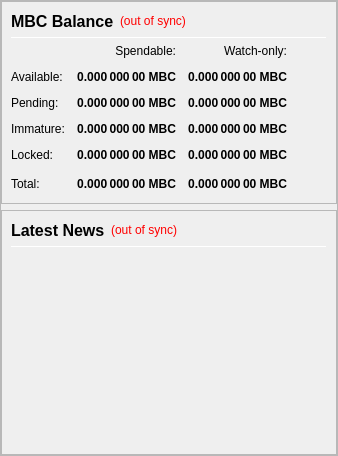
                <widget class="QFrame" name="frameObfuscation">
                 <property name="minimumSize">
                  <size>
                   <width>0</width>
                   <height>0</height>
                  </size>
                 </property>
                 <property name="frameShape">
                  <enum>QFrame::StyledPanel</enum>
                 </property>
                 <property name="frameShadow">
                  <enum>QFrame::Raised</enum>
                 </property>
                 <layout class="QVBoxLayout" name="verticalLayout" stretch="0,0">
                  <property name="leftMargin">
                   <number>0</number>
                  </property>
                  <property name="topMargin">
                   <number>0</number>
                  </property>
                  <property name="rightMargin">
                   <number>0</number>
                  </property>
                  <property name="bottomMargin">
                   <number>0</number>
                  </property>
                  <item>
                   <widget class="QFrame" name="frame_Balances">
                    <property name="frameShape">
                     <enum>QFrame::StyledPanel</enum>
                    </property>
                    <property name="frameShadow">
                     <enum>QFrame::Raised</enum>
                    </property>
                    <layout class="QVBoxLayout" name="verticalLayout_2">
                     <item>
                      <layout class="QHBoxLayout" name="horizontalLayout_4">
                       <item>
                        <widget class="QLabel" name="label_5">
                         <property name="minimumSize">
                          <size>
                           <width>0</width>
                           <height>20</height>
                          </size>
                         </property>
                         <property name="font">
                          <font>
                           <pointsize>12</pointsize>
                           <weight>75</weight>
                           <bold>true</bold>
                          </font>
                         </property>
                         <property name="text">
                          <string>MBC Balance</string>
                         </property>
                        </widget>
                       </item>
                       <item>
                        <widget class="QLabel" name="labelWalletStatus">
                         <property name="cursor">
                          <cursorShape>WhatsThisCursor</cursorShape>
                         </property>
                         <property name="toolTip">
                          <string>The displayed information may be out of date. Your wallet automatically synchronizes with the KYD network after a connection is established, but this process has not completed yet.</string>
                         </property>
                         <property name="styleSheet">
                          <string notr="true">QLabel { color: red; }</string>
                         </property>
                         <property name="text">
                          <string notr="true">(out of sync)</string>
                         </property>
                         <property name="alignment">
                          <set>Qt::AlignLeading|Qt::AlignLeft|Qt::AlignVCenter</set>
                         </property>
                        </widget>
                       </item>
                       <item>
                        <spacer name="horizontalSpacer_Balance_1">
                         <property name="orientation">
                          <enum>Qt::Horizontal</enum>
                         </property>
                         <property name="sizeHint" stdset="0">
                          <size>
                           <width>40</width>
                           <height>20</height>
                          </size>
                         </property>
                        </spacer>
                       </item>
                      </layout>
                     </item>
                     <item>
                      <widget class="Line" name="line_Balance">
                       <property name="minimumSize">
                        <size>
                         <width>0</width>
                         <height>1</height>
                        </size>
                       </property>
                       <property name="maximumSize">
                        <size>
                         <width>16777215</width>
                         <height>1</height>
                        </size>
                       </property>
                       <property name="orientation">
                        <enum>Qt::Horizontal</enum>
                       </property>
                      </widget>
                     </item>
                     <item>
                      <layout class="QGridLayout" name="gridLayout">
                       <property name="spacing">
                        <number>12</number>
                       </property>
                       <item row="0" column="1">
                        <widget class="QLabel" name="labelSpendable">
                         <property name="text">
                          <string>Spendable:</string>
                         </property>
                         <property name="alignment">
                          <set>Qt::AlignRight|Qt::AlignTrailing|Qt::AlignVCenter</set>
                         </property>
                        </widget>
                       </item>
                       <item row="0" column="2">
                        <widget class="QLabel" name="labelWatchonly">
                         <property name="text">
                          <string>Watch-only:</string>
                         </property>
                         <property name="alignment">
                          <set>Qt::AlignRight|Qt::AlignTrailing|Qt::AlignVCenter</set>
                         </property>
                        </widget>
                       </item>
                       <item row="1" column="0">
                        <widget class="QLabel" name="labelBalanceText">
                         <property name="text">
                          <string>Available:</string>
                         </property>
                        </widget>
                       </item>
                       <item row="1" column="1">
                        <widget class="QLabel" name="labelBalance">
                         <property name="font">
                          <font>
                           <weight>75</weight>
                           <bold>true</bold>
                          </font>
                         </property>
                         <property name="cursor">
                          <cursorShape>IBeamCursor</cursorShape>
                         </property>
                         <property name="toolTip">
                          <string>Your current spendable balance</string>
                         </property>
                         <property name="text">
                          <string notr="true">0.000 000 00 MBC</string>
                         </property>
                         <property name="alignment">
                          <set>Qt::AlignRight|Qt::AlignTrailing|Qt::AlignVCenter</set>
                         </property>
                         <property name="textInteractionFlags">
                          <set>Qt::LinksAccessibleByMouse|Qt::TextSelectableByKeyboard|Qt::TextSelectableByMouse</set>
                         </property>
                        </widget>
                       </item>
                       <item row="1" column="2">
                        <widget class="QLabel" name="labelWatchAvailable">
                         <property name="font">
                          <font>
                           <weight>75</weight>
                           <bold>true</bold>
                          </font>
                         </property>
                         <property name="cursor">
                          <cursorShape>IBeamCursor</cursorShape>
                         </property>
                         <property name="toolTip">
                          <string>Your current balance in watch-only addresses</string>
                         </property>
                         <property name="text">
                          <string notr="true">0.000 000 00 MBC</string>
                         </property>
                         <property name="alignment">
                          <set>Qt::AlignRight|Qt::AlignTrailing|Qt::AlignVCenter</set>
                         </property>
                         <property name="textInteractionFlags">
                          <set>Qt::LinksAccessibleByMouse|Qt::TextSelectableByKeyboard|Qt::TextSelectableByMouse</set>
                         </property>
                        </widget>
                       </item>
                       <item row="2" column="0">
                        <widget class="QLabel" name="labelPendingText">
                         <property name="text">
                          <string>Pending:</string>
                         </property>
                        </widget>
                       </item>
                       <item row="2" column="1">
                        <widget class="QLabel" name="labelUnconfirmed">
                         <property name="font">
                          <font>
                           <weight>75</weight>
                           <bold>true</bold>
                          </font>
                         </property>
                         <property name="cursor">
                          <cursorShape>IBeamCursor</cursorShape>
                         </property>
                         <property name="toolTip">
                          <string>Total of transactions that have yet to be confirmed, and do not yet count toward the spendable balance</string>
                         </property>
                         <property name="text">
                          <string notr="true">0.000 000 00 MBC</string>
                         </property>
                         <property name="alignment">
                          <set>Qt::AlignRight|Qt::AlignTrailing|Qt::AlignVCenter</set>
                         </property>
                         <property name="textInteractionFlags">
                          <set>Qt::LinksAccessibleByMouse|Qt::TextSelectableByKeyboard|Qt::TextSelectableByMouse</set>
                         </property>
                        </widget>
                       </item>
                       <item row="2" column="2">
                        <widget class="QLabel" name="labelWatchPending">
                         <property name="font">
                          <font>
                           <weight>75</weight>
                           <bold>true</bold>
                          </font>
                         </property>
                         <property name="cursor">
                          <cursorShape>IBeamCursor</cursorShape>
                         </property>
                         <property name="toolTip">
                          <string>Unconfirmed transactions to watch-only addresses</string>
                         </property>
                         <property name="text">
                          <string notr="true">0.000 000 00 MBC</string>
                         </property>
                         <property name="alignment">
                          <set>Qt::AlignRight|Qt::AlignTrailing|Qt::AlignVCenter</set>
                         </property>
                         <property name="textInteractionFlags">
                          <set>Qt::LinksAccessibleByMouse|Qt::TextSelectableByKeyboard|Qt::TextSelectableByMouse</set>
                         </property>
                        </widget>
                       </item>
                       <item row="3" column="0">
                        <widget class="QLabel" name="labelImmatureText">
                         <property name="text">
                          <string>Immature:</string>
                         </property>
                        </widget>
                       </item>
                       <item row="3" column="1">
                        <widget class="QLabel" name="labelImmature">
                         <property name="font">
                          <font>
                           <weight>75</weight>
                           <bold>true</bold>
                          </font>
                         </property>
                         <property name="cursor">
                          <cursorShape>IBeamCursor</cursorShape>
                         </property>
                         <property name="toolTip">
                          <string>Staked or masternode rewards that has not yet matured</string>
                         </property>
                         <property name="text">
                          <string notr="true">0.000 000 00 MBC</string>
                         </property>
                         <property name="alignment">
                          <set>Qt::AlignRight|Qt::AlignTrailing|Qt::AlignVCenter</set>
                         </property>
                         <property name="textInteractionFlags">
                          <set>Qt::LinksAccessibleByMouse|Qt::TextSelectableByKeyboard|Qt::TextSelectableByMouse</set>
                         </property>
                        </widget>
                       </item>
                       <item row="3" column="2">
                        <widget class="QLabel" name="labelWatchImmature">
                         <property name="font">
                          <font>
                           <weight>75</weight>
                           <bold>true</bold>
                          </font>
                         </property>
                         <property name="cursor">
                          <cursorShape>IBeamCursor</cursorShape>
                         </property>
                         <property name="toolTip">
                          <string>Staked or masternode rewards in watch-only addresses that has not yet matured</string>
                         </property>
                         <property name="text">
                          <string notr="true">0.000 000 00 MBC</string>
                         </property>
                         <property name="alignment">
                          <set>Qt::AlignRight|Qt::AlignTrailing|Qt::AlignVCenter</set>
                         </property>
                         <property name="textInteractionFlags">
                          <set>Qt::LinksAccessibleByMouse|Qt::TextSelectableByKeyboard|Qt::TextSelectableByMouse</set>
                         </property>
                        </widget>
                       </item>
                       <item row="4" column="0">
                        <widget class="QLabel" name="labelLockedBalanceText">
                         <property name="toolTip">
                          <string>Locked MBC or Masternode collaterals.</string>
                         </property>
                         <property name="text">
                          <string>Locked:</string>
                         </property>
                        </widget>
                       </item>
                       <item row="4" column="1">
                        <widget class="QLabel" name="labelLockedBalance">
                         <property name="font">
                          <font>
                           <weight>75</weight>
                           <bold>true</bold>
                          </font>
                         </property>
                         <property name="cursor">
                          <cursorShape>IBeamCursor</cursorShape>
                         </property>
                         <property name="toolTip">
                          <string>Locked MBC or Masternode collaterals</string>
                         </property>
                         <property name="text">
                          <string notr="true">0.000 000 00 MBC</string>
                         </property>
                         <property name="alignment">
                          <set>Qt::AlignRight|Qt::AlignTrailing|Qt::AlignVCenter</set>
                         </property>
                         <property name="textInteractionFlags">
                          <set>Qt::LinksAccessibleByMouse|Qt::TextSelectableByKeyboard|Qt::TextSelectableByMouse</set>
                         </property>
                        </widget>
                       </item>
                       <item row="4" column="2">
                        <widget class="QLabel" name="labelWatchLocked">
                         <property name="font">
                          <font>
                           <weight>75</weight>
                           <bold>true</bold>
                          </font>
                         </property>
                         <property name="cursor">
                          <cursorShape>IBeamCursor</cursorShape>
                         </property>
                         <property name="toolTip">
                          <string>Current locked balance in watch-only addresses</string>
                         </property>
                         <property name="text">
                          <string notr="true">0.000 000 00 MBC</string>
                         </property>
                         <property name="alignment">
                          <set>Qt::AlignRight|Qt::AlignTrailing|Qt::AlignVCenter</set>
                         </property>
                         <property name="textInteractionFlags">
                          <set>Qt::LinksAccessibleByMouse|Qt::TextSelectableByKeyboard|Qt::TextSelectableByMouse</set>
                         </property>
                        </widget>
                       </item>
                       <item row="5" column="0">
                        <widget class="QLabel" name="labelTotalText">
                         <property name="toolTip">
                          <string>Your current MBC balance, unconfirmed and immature transactions included</string>
                         </property>
                         <property name="text">
                          <string>Total:</string>
                         </property>
                        </widget>
                       </item>
                       <item row="5" column="1">
                        <widget class="QLabel" name="labelTotal">
                         <property name="font">
                          <font>
                           <weight>75</weight>
                           <bold>true</bold>
                          </font>
                         </property>
                         <property name="cursor">
                          <cursorShape>IBeamCursor</cursorShape>
                         </property>
                         <property name="toolTip">
                          <string>Your current MBC balance, unconfirmed and immature transactions included</string>
                         </property>
                         <property name="text">
                          <string notr="true">0.000 000 00 MBC</string>
                         </property>
                         <property name="alignment">
                          <set>Qt::AlignRight|Qt::AlignTrailing|Qt::AlignVCenter</set>
                         </property>
                         <property name="textInteractionFlags">
                          <set>Qt::LinksAccessibleByMouse|Qt::TextSelectableByKeyboard|Qt::TextSelectableByMouse</set>
                         </property>
                        </widget>
                       </item>
                       <item row="5" column="2">
                        <widget class="QLabel" name="labelWatchTotal">
                         <property name="font">
                          <font>
                           <weight>75</weight>
                           <bold>true</bold>
                          </font>
                         </property>
                         <property name="cursor">
                          <cursorShape>IBeamCursor</cursorShape>
                         </property>
                         <property name="toolTip">
                          <string>Current total balance in watch-only addresses</string>
                         </property>
                         <property name="text">
                          <string notr="true">0.000 000 00 MBC</string>
                         </property>
                         <property name="alignment">
                          <set>Qt::AlignRight|Qt::AlignTrailing|Qt::AlignVCenter</set>
                         </property>
                         <property name="textInteractionFlags">
                          <set>Qt::LinksAccessibleByMouse|Qt::TextSelectableByKeyboard|Qt::TextSelectableByMouse</set>
                         </property>
                        </widget>
                       </item>
                       <item row="5" column="3">
                        <spacer name="horizontalSpacer_Balance_2">
                         <property name="orientation">
                          <enum>Qt::Horizontal</enum>
                         </property>
                         <property name="sizeHint" stdset="0">
                          <size>
                           <width>40</width>
                           <height>20</height>
                          </size>
                         </property>
                        </spacer>
                       </item>
                      </layout>
                     </item>
                    </layout>
                   </widget>
                  </item>
                  <item>
                   <widget class="QFrame" name="frame_News">
                    <property name="minimumSize">
                     <size>
                      <width>0</width>
                      <height>0</height>
                     </size>
                    </property>
                    <property name="frameShape">
                     <enum>QFrame::StyledPanel</enum>
                    </property>
                    <property name="frameShadow">
                     <enum>QFrame::Raised</enum>
                    </property>
                    <layout class="QVBoxLayout" name="verticalLayout_3" stretch="0,0,0">
                     <item>
                      <layout class="QHBoxLayout" name="horizontalLayout_News">
                       <item>
                        <widget class="QLabel" name="labelNews">
                         <property name="minimumSize">
                          <size>
                           <width>0</width>
                           <height>20</height>
                          </size>
                         </property>
                         <property name="font">
                          <font>
                           <pointsize>12</pointsize>
                           <weight>75</weight>
                           <bold>true</bold>
                          </font>
                         </property>
                         <property name="text">
                          <string>Latest News</string>
                         </property>
                        </widget>
                       </item>
                       <item>
                        <widget class="QLabel" name="labelNewsStatus">
                         <property name="cursor">
                          <cursorShape>WhatsThisCursor</cursorShape>
                         </property>
                         <property name="toolTip">
                          <string>The displayed information may be out of date. Your wallet automatically synchronizes with the MBC network after a connection is established, but this process has not completed yet.</string>
                         </property>
                         <property name="styleSheet">
                          <string notr="true">QLabel { color: red; }</string>
                         </property>
                         <property name="text">
                          <string notr="true">(out of sync)</string>
                         </property>
                         <property name="alignment">
                          <set>Qt::AlignRight|Qt::AlignTrailing|Qt::AlignVCenter</set>
                         </property>
                        </widget>
                       </item>
                       <item>
                        <spacer name="horizontalSpacer_Balance_3">
                         <property name="orientation">
                          <enum>Qt::Horizontal</enum>
                         </property>
                         <property name="sizeHint" stdset="0">
                          <size>
                           <width>40</width>
                           <height>20</height>
                          </size>
                         </property>
                        </spacer>
                       </item>
                      </layout>
                     </item>
                     <item>
                      <widget class="Line" name="line_News">
                       <property name="minimumSize">
                        <size>
                         <width>0</width>
                         <height>1</height>
                        </size>
                       </property>
                       <property name="maximumSize">
                        <size>
                         <width>16777215</width>
                         <height>1</height>
                        </size>
                       </property>
                       <property name="orientation">
                        <enum>Qt::Horizontal</enum>
                       </property>
                      </widget>
                     </item>
                     <item>
                      <widget class="QListWidget" name="listNews">
                       <property name="sizePolicy">
                        <sizepolicy hsizetype="Expanding" vsizetype="Expanding">
                         <horstretch>0</horstretch>
                         <verstretch>0</verstretch>
                        </sizepolicy>
                       </property>
                       <property name="minimumSize">
                        <size>
                         <width>0</width>
                         <height>0</height>
                        </size>
                       </property>
                       <property name="sizeIncrement">
                        <size>
                         <width>0</width>
                         <height>0</height>
                        </size>
                       </property>
                       <property name="styleSheet">
                        <string notr="true">QListView { background: transparent; }</string>
                       </property>
                       <property name="frameShape">
                        <enum>QFrame::NoFrame</enum>
                       </property>
                       <property name="verticalScrollBarPolicy">
                        <enum>Qt::ScrollBarAsNeeded</enum>
                       </property>
                       <property name="horizontalScrollBarPolicy">
                        <enum>Qt::ScrollBarAsNeeded</enum>
                       </property>
                       <property name="selectionMode">
                        <enum>QAbstractItemView::NoSelection</enum>
                       </property>
                       <property name="selectionBehavior">
                        <enum>QAbstractItemView::SelectRows</enum>
                       </property>
                       <property name="verticalScrollMode">
                        <enum>QAbstractItemView::ScrollPerItem</enum>
                       </property>
                      </widget>
                     </item>
                    </layout>
                   </widget>
                  </item>
                 </layout>
                </widget>
